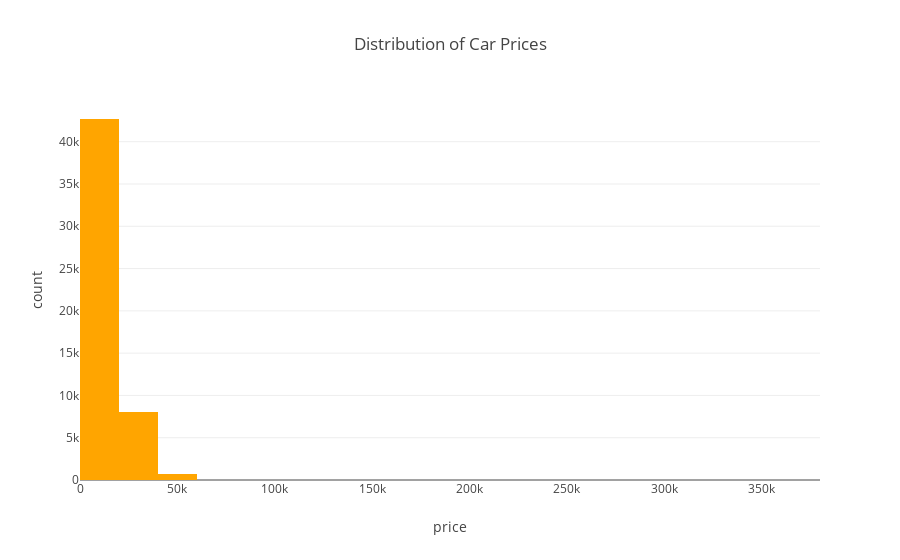

Notebook code for this chart:
### Code cell
fig = px.histogram(df, x="price", nbins=30, color_discrete_sequence=["orange"], title="Distribution of Car Prices")
fig.show()

### Figure 1 — Plotly figure (JSON) as saved in the notebook; plotly's stock layout.template omitted (floating-point values rounded to 4 significant figures; data arrays with more than 128 entries replaced by an {"elided": "..."} marker saying what was removed)
{"data": [{"bingroup": "x", "hovertemplate": "price=%{x}<br>count=%{y}<extra></extra>", "legendgroup": "", "marker": {"color": "orange", "pattern": {"shape": ""}}, "name": "", "nbinsx": 30, "orientation": "v", "showlegend": false, "type": "histogram", "x": {"elided": "51525 int values"}, "xaxis": "x", "yaxis": "y"}], "layout": {"barmode": "relative", "legend": {"tracegroupgap": 0}, "title": {"text": "Distribution of Car Prices"}, "xaxis": {"anchor": "y", "domain": [0, 1], "title": {"text": "price"}}, "yaxis": {"anchor": "x", "domain": [0, 1], "title": {"text": "count"}}}}
